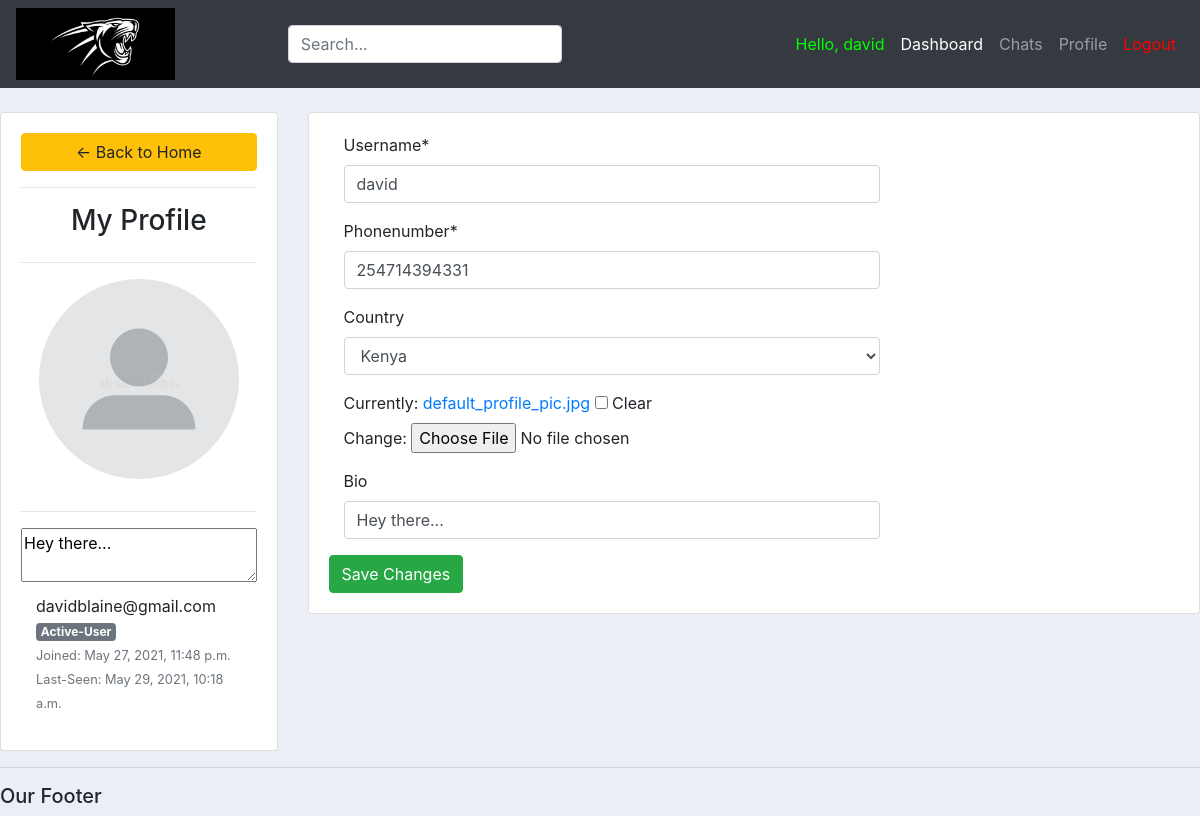
The app's page /MyProfile/ (signed in) with its own data.
### App1/models.py (models this page shows, shortened)
class user(AbstractBaseUser):
	alphanumeric = RegexValidator(r'^[A-Za-z0-9_.]*$', 'Only Letters, Numbers, Underscores and Periods are allowed!')
	phonenumber = RegexValidator(r'^[0-9]{10,12}$', 'Only Numerical characters are allowed! (Must be 10-12Digits)')
	username		= models.CharField(max_length=30, unique=True, validators=[alphanumeric])
	email 			= models.EmailField(verbose_name="email", max_length=60, unique=True)
	phonenumber 	= models.CharField(max_length=30, unique=True, validators=[phonenumber])
	country 		= models.ForeignKey(Country, on_delete=models.SET_NULL, blank=True, null=True)
	university 		= models.ForeignKey(University, on_delete=models.SET_NULL, null=True)
	course			= models.ForeignKey(Course, on_delete=models.SET_NULL, blank=True, null=True)
	profile_pic 	= models.ImageField(null=True, blank=True, default=get_default_profile_image, upload_to=get_profile_image_filepath)
	bio 			= models.CharField(max_length=40, default="Hey there...", blank=True, null=True)
	date_joined 	= models.DateTimeField(verbose_name='date joined', auto_now_add=True)
	last_login		= models.DateTimeField(verbose_name='last login', auto_now=True)
	hide_email		= models.BooleanField(default=True)
	hide_phonenumber= models.BooleanField(default=True)
	is_active 		= models.BooleanField(default=True)
	is_admin 		= models.BooleanField(default=False)
	is_verified  	= models.BooleanField(default=False)
	is_staff 		= models.BooleanField(default=False)
	is_superuser 	= models.BooleanField(default=False)
	USERNAME_FIELD = 'username'
	REQUIRED_FIELDS = ['email']
	objects = MyAccountManager()

### App1/views.py (the view)
# urls.py: path('MyProfile/', views.my_profile, name='my_profile'),
@login_required(login_url='login') # only allows users who are logged in with correct credentials
def my_profile(request):
	user = request.user
	form = update_user_profile(instance=user)
	if request.method == 'POST':
		form = update_user_profile(request.POST, request.FILES,instance=user)
		if form.is_valid:
			form.save()
	context = {'form':form}
	return render(request, 'App1/my_profile.html', context)

### App1/forms.py
class update_user_profile(forms.ModelForm):
	class Meta:
		model = user
		fields = ['username', 'phonenumber', 'country', 'profile_pic', 'bio']
		exclude = ['email', 'university', 'course', 'password1', 'password2']

### App1/models.py (called while the page is built)
    def __str__(self):
        return self.name

### App1/templates/App1/my_profile.html (shortened to what this page needs)
{%  extends 'App1/main.html' %}
{% load static %}
{% block content %}
{% load crispy_forms_tags %}
<br>
<div class="row">
	<div class="col-md-3">
		<div class="card card-body">
			<a class="btn btn-warning" href="{% url 'home' %}"> &#8592; Back to Home</a>
			<hr>
			<h3 style="text-align: center">My Profile</h3>
			<hr>
			<img class="profile-pic" src="{{request.user.profile_pic.url}}" >
        <hr>
		  <textarea placeholder="Enter your Bio" readonly>{{request.user.bio}}</textarea>
        <div class="col d-flex flex-column flex-sm-row justify-content-between mb-3">
          <div class="text-center text-sm-left mb-2 mb-sm-0">
            <h4 class="pt-sm-2 pb-1 mb-0 text-nowrap">{{request.user.usernane}} </h4>
            <p class="mb-0">{{request.user.email}}</p>
            {% if request.user.is_admin %}
            <span class="badge badge-secondary">Administrator</span>
            {% else %}
            <span class="badge badge-secondary">Active-User</span>
            {% endif %}
            <div class="text-muted"><small>Joined: {{request.user.date_joined}}</small></div>
            <div class="text-muted"><small>Last-Seen: {{request.user.last_login}}</small></div>
          </div>
        </div>
		</div>
	</div>
	<div class="col-md-9">
		<div class="card card-body">
			<form method="POST" action="" enctype="multipart/form-data">
				      <div class="form-group">
            		<div class="col-lg-8">
              			{{form.username|as_crispy_field }}
            		</div>
          		</div>
              <div class="form-group">
                <div class="col-lg-8">
                    {{form.phonenumber|as_crispy_field }}
                </div>
              </div>
              <div class="form-group">
                <div class="col-lg-8">
                    {{form.country|as_crispy_field }}
                </div>
              </div>
              <div class="form-group">
                <div class="col-lg-8">
                    {{form.profile_pic}}
                </div>
              </div>
              <div class="form-group">
                <div class="col-lg-8">
                    {{form.bio |as_crispy_field}}
                </div>
              </div>
			<input class="btn btn-success" type="submit" name="Update Information" value="Save Changes">
			</form>
		</div>
	</div>
</div>
{% endblock %}

### App1/templates/App1/navbar.html (shortened to what this page needs)
{% load static %}
<nav class="navbar navbar-expand-lg navbar-dark bg-dark">
    <img src="{% static '/images/lionking.png'%}" id="logo" >
    <link rel="stylesheet" href="{% static '/css/main.css' %}">
    <div class="collapse navbar-collapse" id="navbarNav">
      <ul class="navbar-nav mr-auto ml-auto">
        <form class="search-bar justify-content-start">
            <input type="text" class="form-control" name="q" id="id_q_large" placeholder="Search...">
        </form>
      </ul>
      <ul class="navbar-nav ml-auto">
        {% if request.user.is_authenticated %}
        <li class="nav-item">
          <a class="nav-link" style="color: #00ff00;">Hello, {{request.user.username}}</a>
        </li>
        <li class="nav-item active">
          <a class="nav-link" href="{% url 'home' %}">Dashboard</a>
        </li>
        <li class="nav-item">
          <a class="nav-link" href="#">Chats</a>
        </li>
        <li class="nav-item">
          <a class="nav-link" href="{% url 'my_profile' %}">Profile</a>
        </li>
        <li class="nav-item">
          <a class="nav-link" href="{% url 'logout' %}" style="color: #ff0000;">Logout</a>
        </li>
      </ul>
        {% endif %}
    </div>
  </nav>

### static/css/main.css (style rules this page uses)
#logo { height: auto; width: auto; max-height: 72px; max-width: 250px; }
body { background-color: #ebeff5; }

### App1/templates/App1/my_profile.html (style rules this page uses)
.profile-pic { max-width: 200px; max-height:200px; margin: 0 auto; border-radius: 50%; }

### records on screen
user: user.username "david", user.profile_pic (placeholder picture), user.bio "Hey there...", user.email "davidblaine@gmail.com", user.date_joined "May 27, 2021, 11:48 p.m.", user.last_login "May 29, 2021, 10:18 a.m.", username "david", phonenumber "254714394331", country "Kenya", bio "Hey there..."
